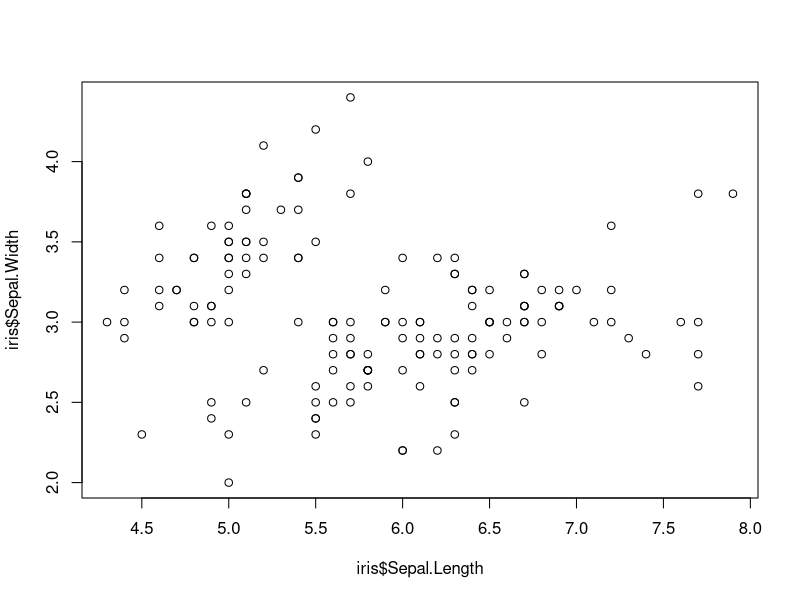
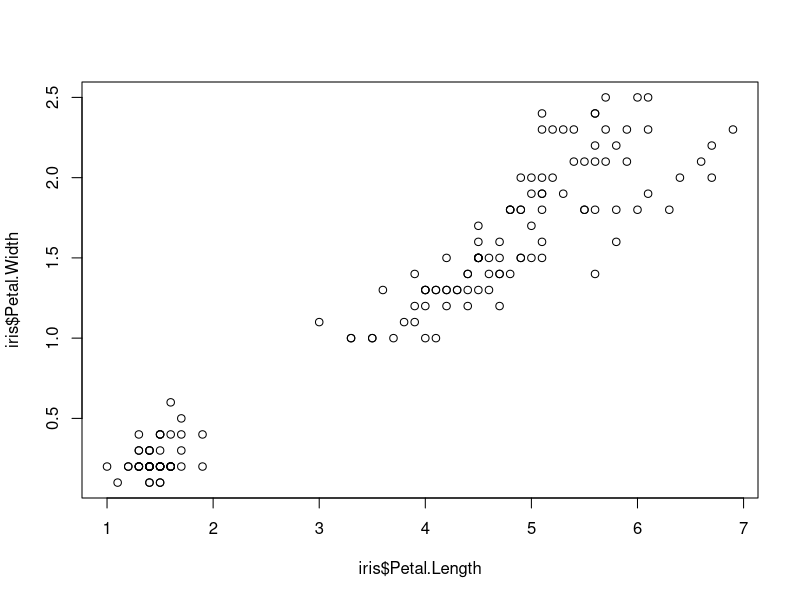
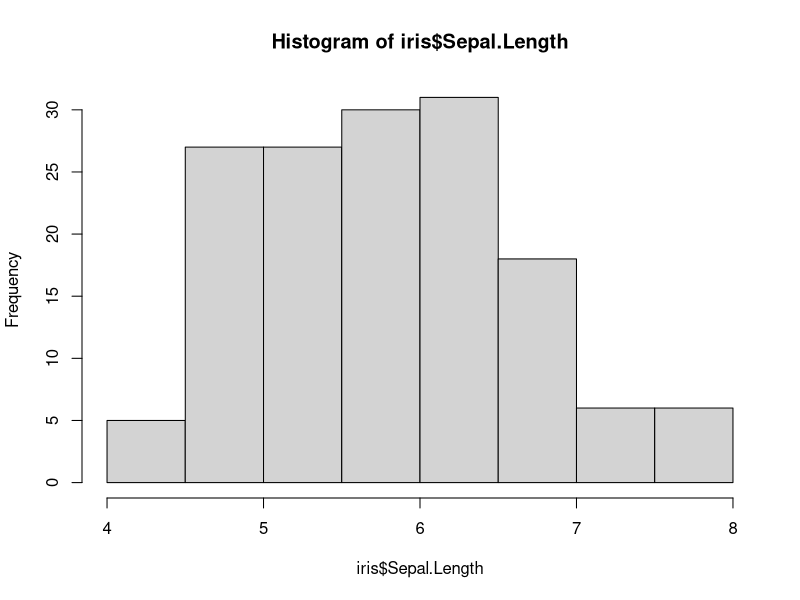

Write R code to recreate these figures, in order.
data = iris
plot(x = iris$Sepal.Length, y = iris$Sepal.Width)
plot(x = iris$Petal.Length, y = iris$Petal.Width)
hist(x = iris$Sepal.Length)
complex_function <- function(input) { 
  print("we are doing complex things here!")
  }
